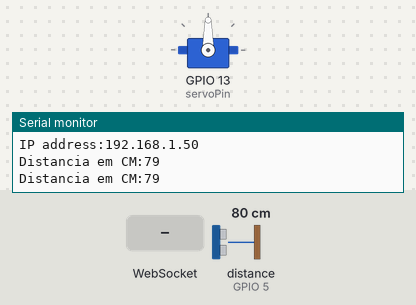
Simulated run of this sketch. Board: ESP8266 (NodeMCU). Shown: servo, the last lines printed to the serial monitor. Wiring (inferred from the names in the program): ultrasonic range finder: trigger GPIO 4; echo GPIO 5. The test bench sets the inputs (shaded band); at power-on: distance to the obstacle (sensor on GPIO 5) 80 cm. The echo pulse lasts 58.3 µs per cm; WiFi joins after 1.5 s; servers stay silent unless stated.

Above: at 2.7 s.
2.8 s: WebSocket text "5" received
At 3.8 s:
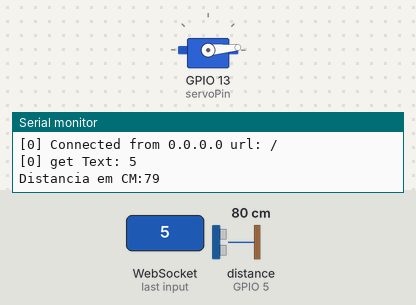
4.3 s: WebSocket text "200" received
At 5.0 s:
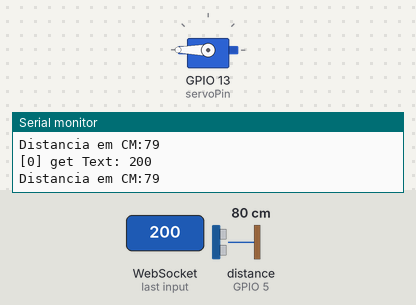
5.8 s: WebSocket text "90" received
At 6.1 s:
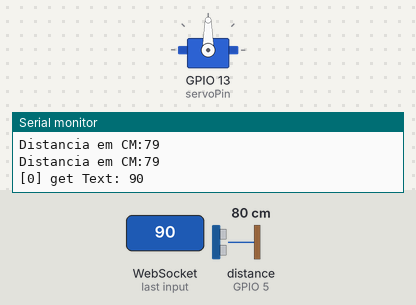
Timing chart, 0 to 8.8 s (numbered marks = the images above; inputs shaded):
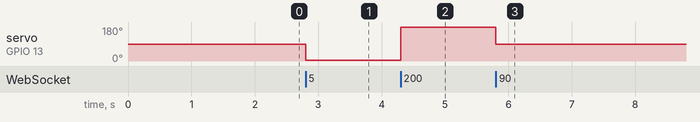

Measured:
- after the input at 2.8 s, servo on GPIO 13 (servoPin): 90° → 5° at once
- after the input at 4.3 s, servo on GPIO 13 (servoPin): 5° → 180° at once
- after the input at 5.8 s, servo on GPIO 13 (servoPin): 180° → 90° at once

The sketch:

ESP_WebSocket_SG90_SR04.ino
```cpp
#include <ESP8266WiFiMulti.h>
#include <WebSocketsServer.h>
#include <ESP8266WebServer.h>
#include <Servo.h>
#define trigPin 4
#define echoPin 5
#define servoPin 13
Servo servo;
ESP8266WiFiMulti WiFiMulti;
ESP8266WebServer server(80);
WebSocketsServer webSocket = WebSocketsServer(81);
int clientID;
//
void webSocketEvent(uint8_t num, WStype_t type, uint8_t * payload, size_t length) {
  switch (type) {
    case WStype_DISCONNECTED:
      Serial.printf("[%u] Disconnected!\n", num);
      break;
    case WStype_CONNECTED: {
        IPAddress ip = webSocket.remoteIP(num);
        Serial.printf("[%u] Connected from %d.%d.%d.%d url: %s\n", num, ip[0], ip[1], ip[2], ip[3], payload);
        clientID = num;
        webSocket.sendTXT(num, "Connected");
      }
      break;
    case WStype_TEXT:
      Serial.printf("[%u] get Text: %s\n", num, payload);
      String rec = (char * )payload;
      int a = rec.toInt();
      servo.write(a);
      break;
  }
}
//
void wifiSetup() {
  Serial.println("Connecting");
  WiFiMulti.addAP("SSID", "PASS");
  while (WiFiMulti.run() != WL_CONNECTED) {
    Serial.print(".");
    delay(500);
  }
  Serial.printf("\nConnected to %s\n", WiFi.SSID().c_str());
  Serial.printf("IP address:%s\n", WiFi.localIP().toString().c_str());
  webSocket.begin();
  webSocket.onEvent(webSocketEvent);
  server.on("/", []() {
    server.send(200, "text/html", "<head>  <script>  var connection = new WebSocket('ws://' + location.hostname + ':81/', ['arduino']);  connection.onopen = function() {    connection.send('Connect ' + new Date());   };  connection.onerror = function(error) {    console.log('WebSocket Error ', error);   };  connection.onmessage = function(e) {    console.log('Server: ', e.data);    d.value=e.data  };  </script> </head> <body> WebSocket<br><br> Servo:<input id='r' type='range' min='0' max='180' step='1' oninput='connection.send(this.value);'><br> Distancia: <input id='d' type='INPUT'> </body> </html>");
  });
  server.begin();
}
//
int HC_SR04 (void) {
  long duration;
  int distance;
  digitalWrite(trigPin, LOW);
  delayMicroseconds(2);
  digitalWrite(trigPin, HIGH);
  delayMicroseconds(10);
  digitalWrite(trigPin, LOW);
  duration = pulseIn(echoPin, HIGH);
  distance = duration * 0.034 / 2;
  return distance;
}
//
void setup() {
  Serial.begin(9600);
  pinMode(trigPin, OUTPUT);
  pinMode(echoPin, INPUT);
  servo.attach(servoPin);
  servo.write(90);
  wifiSetup();
}
//
int d = 0;
String texto;
long tempo = millis();
//
void loop() {
  webSocket.loop();
  server.handleClient();
//
  if (tempo < millis()) {
    tempo = millis() + 1000;
    d = HC_SR04();
    Serial.printf("Distancia em CM:%u\n", d);
    texto = String(d);
    webSocket.sendTXT(clientID, texto);
  }
}
```
